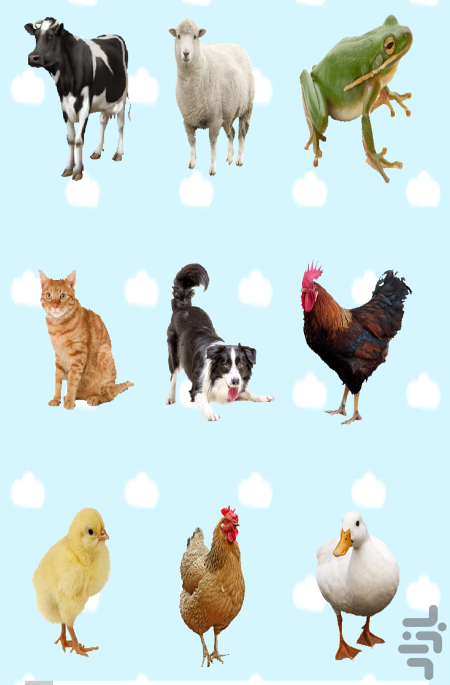
#> input picture images/exersize.jpg, 900 x 1370 px (shown at 1/2 size)
$ python main.py
#> lines starting #> are read from the running program, lines starting #| are printed output that depends on the picture
import pandas as pd
import numpy as np
import cv2
from matplotlib.font_manager import font_scalings

img = cv2.imread("images/exersize.jpg")
#> img is the input picture: shape (1370, 900, 3); mean B, G, R 220.3, 220, 201.1
img = cv2.resize(img, (800, 800))
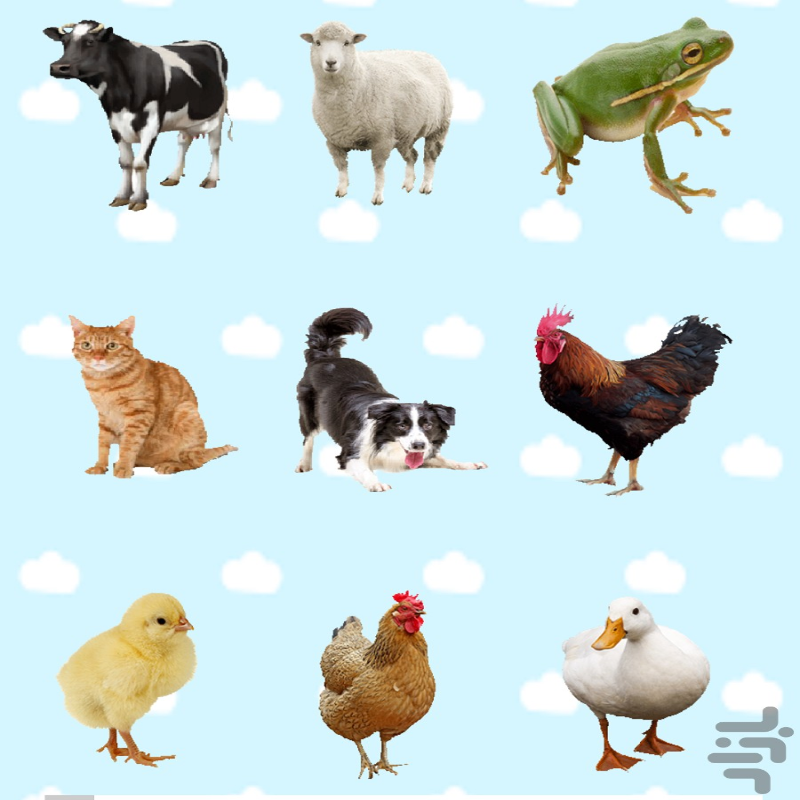
#> img: shape (800, 800, 3); mean B, G, R 220.2, 220, 201
pt1=(40,18)
pt2=(240,220)
color = (0,255,0)
thickness = 1
text = "cow"
font = cv2.FONT_HERSHEY_DUPLEX
cv2.rectangle(img,pt1,pt2,color,thickness)
cv2.putText(img,text,(40,18),font,1,color=(0,255,0),thickness=1)
#> img: shape (800, 800, 3); mean B, G, R 219.8, 220, 200.7

pt3=(280,18)
pt4=(480,220)
color1 = (255,0,0)
thickness1 = 1
text1 = "sheep"
font1 = cv2.FONT_HERSHEY_DUPLEX
cv2.rectangle(img,pt3,pt4,color1,thickness1)
cv2.putText(img,text1,(280,18),font1,1,color=(255,0,0),thickness=1)


pt5=(530,18)
pt6=(750,220)
color2 = (50,100,15)
thickness2 = 1
text2 = "Frog"
font2 = cv2.FONT_HERSHEY_DUPLEX
font_scale = 0.2
cv2.rectangle(img,pt5,pt6,color2,thickness2)
cv2.putText(img,text2,(530,18),font2,1,color=(255,180,130),thickness=1)


pt7=(40,500)
pt8=(240,300)
color3= (240,20,15)
thickness3 = 1
text3= "cat"
font3 = cv2.FONT_HERSHEY_DUPLEX
cv2.rectangle(img,pt7,pt8,color3,thickness3)
cv2.putText(img,text3,(40,300),font3,1,color=(125,125,125),thickness=1)
#> img: shape (800, 800, 3); mean B, G, R 219.5, 219, 199.7


pt9=(280,500)
pt10=(485,300)
color4= (100,200,150)
thickness4 = 1
text4= "Dog"
font4 = cv2.FONT_HERSHEY_DUPLEX
cv2.rectangle(img,pt9,pt10,color4,thickness4)
cv2.putText(img,text4,(280,300),font4,1,color=(180,100,180),thickness=1)


pt11=(530,500)
pt12=(750,300)
color5 = (50,100,15)
thickness5 = 1
text5 = "Roster"
font5 = cv2.FONT_HERSHEY_DUPLEX
cv2.rectangle(img,pt11,pt12,color5,thickness5)
cv2.putText(img,text5,(530,300),font5,1,color=(255,180,130),thickness=1)


pt13=(40,580)
pt14=(240,770)
color6= (217,190,150)
thickness6 = 1
text6= "chikhen"
font6 = cv2.FONT_HERSHEY_DUPLEX
cv2.rectangle(img,pt13,pt14,color6,thickness6)
cv2.putText(img,text6,(40,580),font6,1,color=(130,100,120),thickness=1)


pt15=(280,580)
pt16=(500,780)
color7= (110,75,10)
thickness7 = 1
text7= "Hen"
font7 = cv2.FONT_HERSHEY_DUPLEX
cv2.rectangle(img,pt15,pt16,color7,thickness7)
cv2.putText(img,text7,(280,580),font4,1,color=(80,78,130),thickness=1)


pt17=(530,580)
pt18=(750,780)
color8= (110,75,10)
thickness8 = 1
text8= "Duck"
font8 = cv2.FONT_HERSHEY_DUPLEX
cv2.rectangle(img,pt17,pt18,color8,thickness8)
cv2.putText(img,text8,(530,580),font8,1,color=(80,78,130),thickness=1)
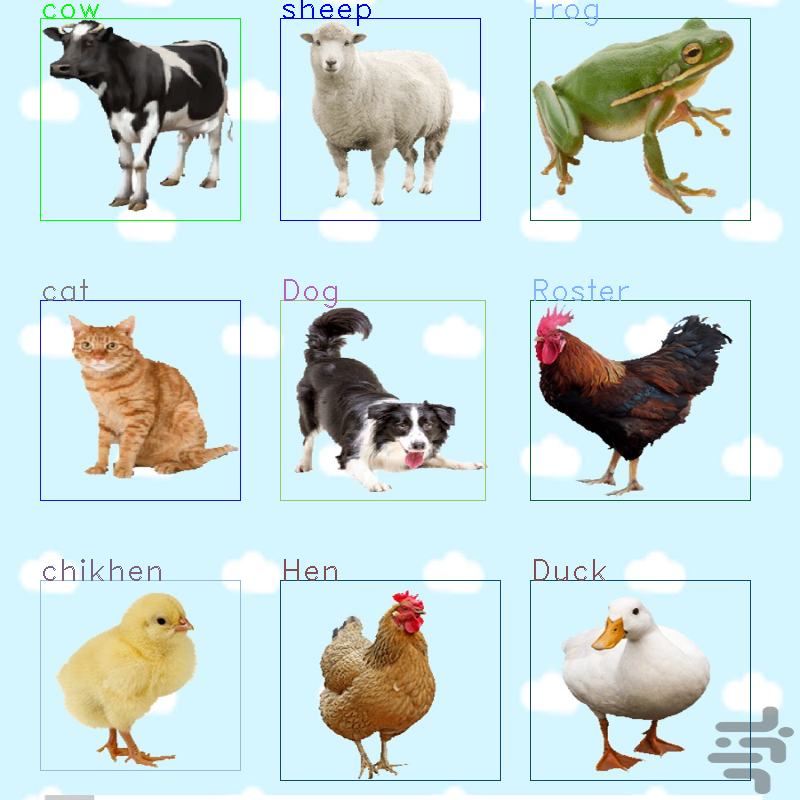
#> img: shape (800, 800, 3); mean B, G, R 218.3, 217.8, 198.5


cv2.imshow("exersize.png", img)
cv2.waitKey(0)
cv2.destroyAllWindows()
